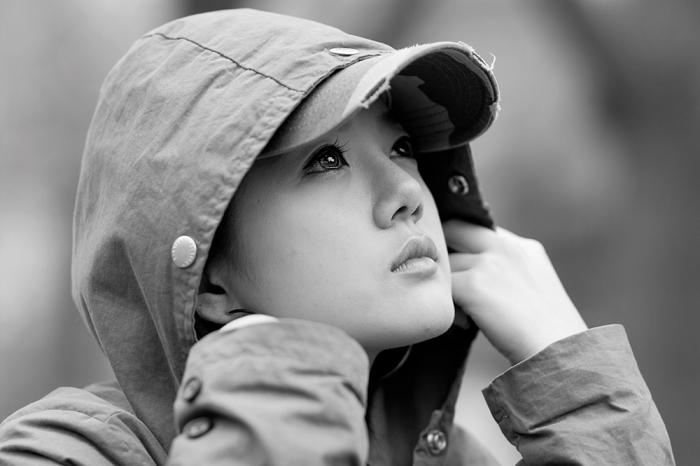
#> input picture BTLXLA_B20DCCN045_Hoàng Văn An/amban.jpg, 700 x 466 px, found by its file name
$ python phathienbientoiuu1.py   (older library calls are emulated)
#> lines starting #> are read from the running program, lines starting #| are printed output that depends on the picture
import cv2
import numpy as np
import matplotlib.pyplot as plt
img = cv2.imread('./amban.jpg', cv2.IMREAD_GRAYSCALE)
#> img: shape (466, 700); min 0, max 255, mean 133.7
roberts_x = cv2.filter2D(img, cv2.CV_64F, np.array([[-1, 0], [0, 1]]))
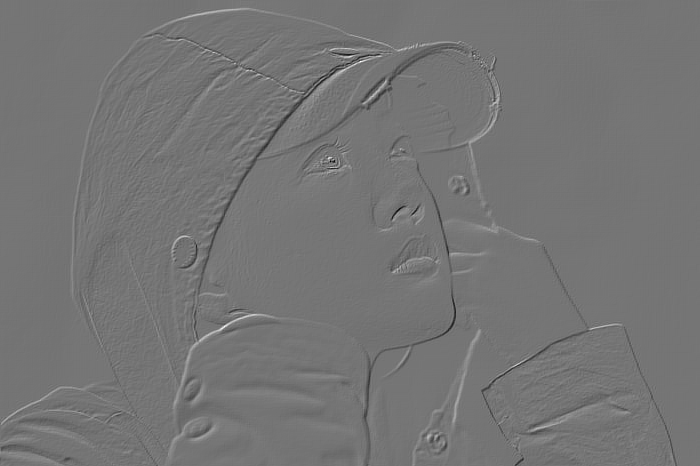
#> roberts_x: shape (466, 700) float64; min -163, max 191, mean -0.2; drawn with min black and max white
roberts_y = cv2.filter2D(img, cv2.CV_64F, np.array([[0, -1], [1, 0]]))
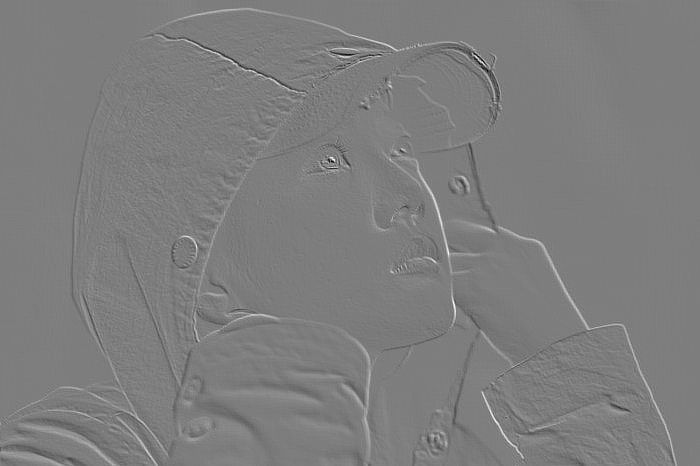
#> roberts_y: shape (466, 700) float64; min -164, max 168, mean 0.1; drawn with min black and max white
roberts_magnitude = np.sqrt(roberts_x**2 + roberts_y**2)
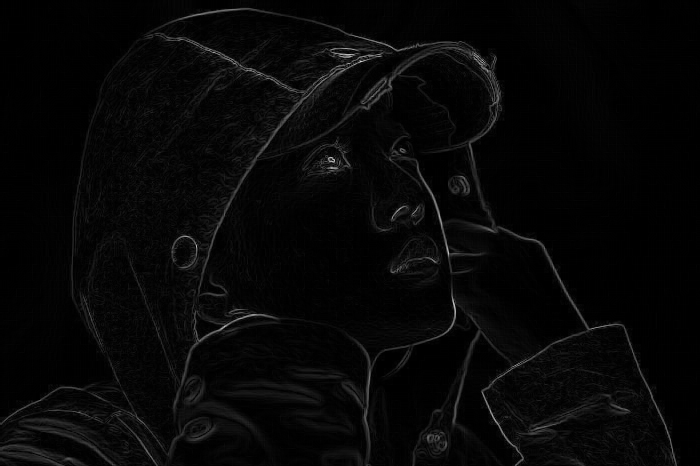
#> roberts_magnitude: shape (466, 700) float64; min 0, max 207.9, mean 7.2
sobel_x = cv2.Sobel(img, cv2.CV_64F, 1, 0, ksize=3)
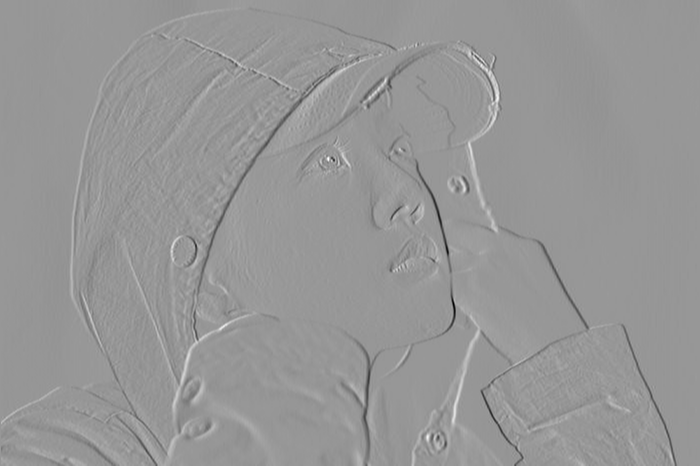
#> sobel_x: shape (466, 700) float64; min -861, max 592, mean -1; drawn with min black and max white
sobel_y = cv2.Sobel(img, cv2.CV_64F, 0, 1, ksize=3)
sobel_magnitude = np.sqrt(sobel_x**2 + sobel_y**2)
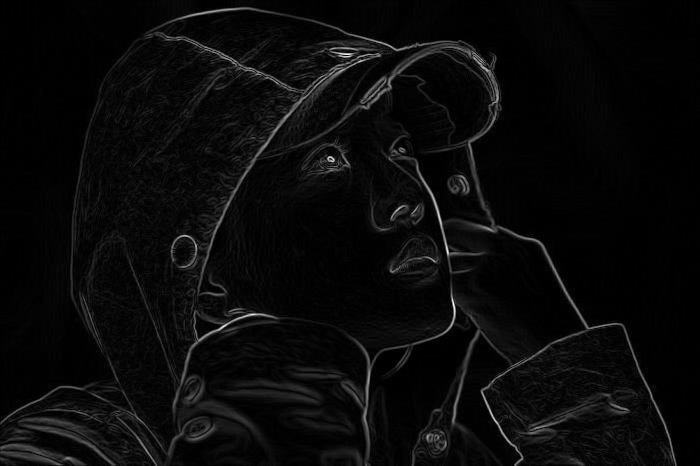
#> sobel_magnitude: shape (466, 700) float64; min 0, max 871.8, mean 35.4; drawn with min black and max white
prewitt_x = cv2.filter2D(img, cv2.CV_64F, np.array([[-1, 0, 1], [-1, 0, 1],[-1, 0, 1]]))
prewitt_y = cv2.filter2D(img, cv2.CV_64F, np.array([[-1, -1, -1], [0, 0, 0],[1, 1, 1]]))
prewitt_magnitude = np.sqrt(prewitt_x**2 + prewitt_y**2)
plt.figure(figsize=(12, 4))
plt.subplot(1, 4, 1)
plt.imshow(img, cmap='gray')
plt.title('Ảnh Gốc')
plt.axis('off')
plt.subplot(1, 4, 2)
plt.imshow(roberts_magnitude, cmap='gray')
plt.title('Robert')
plt.axis('off')
plt.subplot(1, 4, 3)
plt.imshow(sobel_magnitude, cmap='gray')
plt.title('Sobel')
plt.axis('off')
plt.subplot(1, 4, 4)
plt.imshow(prewitt_magnitude, cmap='gray')
plt.title('Prewitt')
plt.axis('off')
plt.show()
